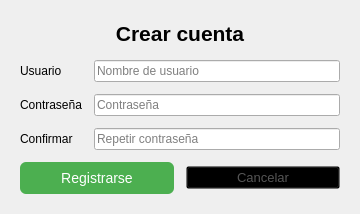
<?xml version="1.0" encoding="UTF-8"?>
<ui version="4.0">
 <class>Dialog</class>
 <widget class="QDialog" name="Dialog">
  <property name="geometry">
   <rect>
    <x>0</x>
    <y>0</y>
    <width>360</width>
    <height>214</height>
   </rect>
  </property>
  <property name="sizePolicy">
   <sizepolicy hsizetype="Fixed" vsizetype="Fixed">
    <horstretch>0</horstretch>
    <verstretch>0</verstretch>
   </sizepolicy>
  </property>
  <property name="minimumSize">
   <size>
    <width>0</width>
    <height>0</height>
   </size>
  </property>
  <property name="maximumSize">
   <size>
    <width>360</width>
    <height>360</height>
   </size>
  </property>
  <property name="windowTitle">
   <string>Registrar usuario</string>
  </property>
  <layout class="QVBoxLayout" name="verticalLayout_2">
   <property name="spacing">
    <number>12</number>
   </property>
   <property name="leftMargin">
    <number>20</number>
   </property>
   <property name="topMargin">
    <number>20</number>
   </property>
   <property name="rightMargin">
    <number>20</number>
   </property>
   <property name="bottomMargin">
    <number>20</number>
   </property>
   <item>
    <widget class="QLabel" name="labelTitulo">
     <property name="text">
      <string>&lt;html&gt;&lt;head/&gt;&lt;body&gt;&lt;p align=&quot;center&quot;&gt;&lt;span style=&quot; font-size:16pt; font-weight:600;&quot;&gt;Crear cuenta&lt;/span&gt;&lt;/p&gt;&lt;/body&gt;&lt;/html&gt;</string>
     </property>
    </widget>
   </item>
   <item>
    <layout class="QFormLayout" name="formLayout">
     <item row="0" column="0">
      <widget class="QLabel" name="label">
       <property name="text">
        <string>Usuario</string>
       </property>
      </widget>
     </item>
     <item row="0" column="1">
      <widget class="QLineEdit" name="inputUsuario">
       <property name="placeholderText">
        <string>Nombre de usuario</string>
       </property>
      </widget>
     </item>
     <item row="1" column="0">
      <widget class="QLabel" name="label_2">
       <property name="text">
        <string>Contraseña</string>
       </property>
      </widget>
     </item>
     <item row="1" column="1">
      <widget class="QLineEdit" name="inputPassword">
       <property name="echoMode">
        <enum>QLineEdit::Password</enum>
       </property>
       <property name="placeholderText">
        <string>Contraseña</string>
       </property>
      </widget>
     </item>
     <item row="2" column="0">
      <widget class="QLabel" name="label_3">
       <property name="text">
        <string>Confirmar</string>
       </property>
      </widget>
     </item>
     <item row="2" column="1">
      <widget class="QLineEdit" name="inputConfirmar">
       <property name="echoMode">
        <enum>QLineEdit::Password</enum>
       </property>
       <property name="placeholderText">
        <string>Repetir contraseña</string>
       </property>
      </widget>
     </item>
    </layout>
   </item>
   <item>
    <layout class="QHBoxLayout" name="horizontalLayout">
     <item>
      <widget class="QPushButton" name="btnRegistrar">
       <property name="styleSheet">
        <string notr="true">QPushButton {
    background-color: #4CAF50;
    color: white;
    font-size: 14px;
    padding: 8px 16px;
    border-radius: 6px;
}

QPushButton:hover {
    background-color: #43a047;
}</string>
       </property>
       <property name="text">
        <string>Registrarse</string>
       </property>
      </widget>
     </item>
     <item>
      <widget class="QPushButton" name="btnCancelar">
       <property name="styleSheet">
        <string notr="true">QPushButton {
    background: transparent;
    color: #555;
    font-size: 13px;
}

QPushButton:hover {
    color: #000;
}</string>
       </property>
       <property name="text">
        <string>Cancelar</string>
       </property>
      </widget>
     </item>
    </layout>
   </item>
  </layout>
 </widget>
 <resources/>
 <connections/>
</ui>
